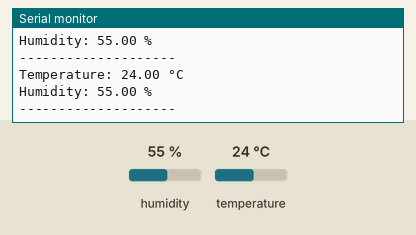
Recording of a sketch running on a simulated Arduino Uno, built with avr-gcc and run on an emulated ATmega328P. Parts: the last lines printed to the serial monitor. The inputs (shaded band) are chosen by the test bench; at power-on: humidity 55 %, temperature 24 °C.

Above: at 2.9 s.
3.0 s: humidity set to 22 %
At 5.4 s:
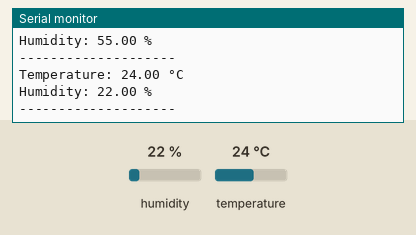
5.7 s: temperature set to 12 °C
At 6.8 s:
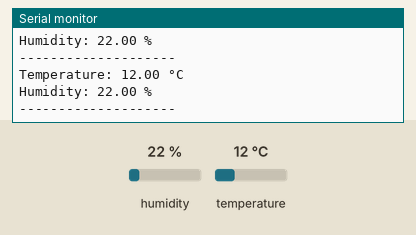
8.4 s: humidity set to 40 %
At 11.6 s:
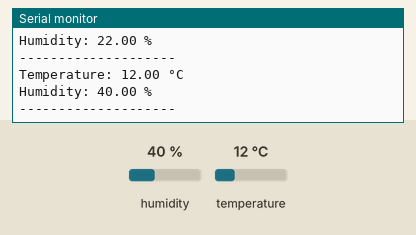
Timing chart, 0 to 13.1 s (numbered marks = the images above; inputs shaded):
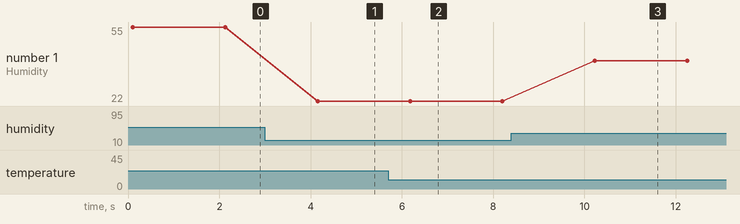

Measured:
- after the input at 3.0 s, the serial monitor: prints a new line after 1.2 s (image 1)
- after the input at 5.7 s, the serial monitor: prints a new line after 0.45 s (image 2)
- after the input at 8.4 s, the serial monitor: prints a new line after 1.8 s (image 3)
- plotted number 1: 55 → 22 after the input at 3.0 s, 22 → 40 after the input at 8.4 s

The sketch:

arduino_uno_humidity_and_temp.ino
```cpp
#include <DHT.h>

#define DHTPIN 2        // DHT11 DATA pin connected to D2
#define DHTTYPE DHT11   // Sensor type

DHT dht(DHTPIN, DHTTYPE);

void setup() {
  Serial.begin(9600);

  Serial.println("DHT11 Temperature and Humidity Sensor");
  Serial.println("------------------------------------");

  dht.begin();
}

void loop() {
  // Read humidity
  float humidity = dht.readHumidity();

  // Read temperature in Celsius
  float temperature = dht.readTemperature();

  // Check if reading failed
  if (isnan(humidity) || isnan(temperature)) {
    Serial.println("Failed to read from DHT11 sensor!");
    delay(2000);
    return;
  }

  Serial.print("Temperature: ");
  Serial.print(temperature);
  Serial.println(" °C");

  Serial.print("Humidity: ");
  Serial.print(humidity);
  Serial.println(" %");

  Serial.println("--------------------");

  delay(2000);
}
```
